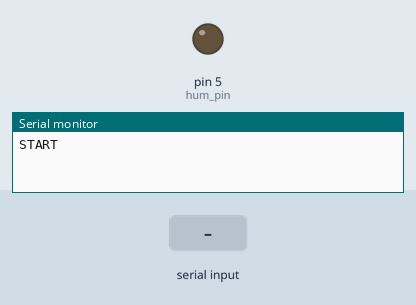
The sketch below on a simulated Arduino Uno, built with avr-gcc and run on an emulated ATmega328P. Shown: output pins drawn as LEDs (lit = HIGH), the last lines printed to the serial monitor. The inputs (shaded band) are chosen by the test bench.

Above: at 1.2 s.
1.3 s: "humid on\n" received over the second serial link
At 2.5 s:
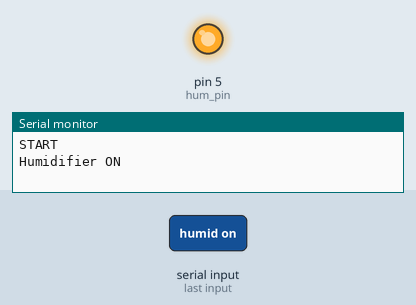
2.8 s: "humid off\n" received over the second serial link
At 3.7 s:
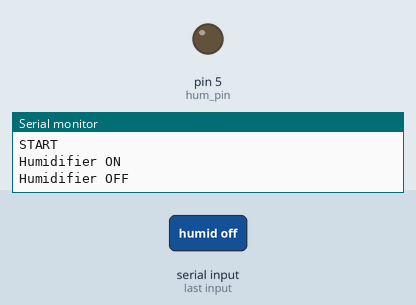
Timing chart, 0 to 5.8 s (numbered marks = the images above; inputs shaded):
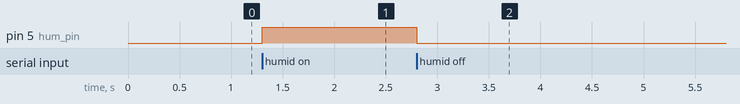

The sketch:

humidfier.ino
```cpp
// #include <SoftwareSerial.h>

// int Tx = 2;  //전송 보내는핀
// int Rx = 3;  //수신 받는핀

// int hum_pin = 5;

// SoftwareSerial BtSerial(Tx, Rx);

// void setup() {
//   // put your setup code here, to run once:
//   Serial.begin(9600);
//   BtSerial.begin(9600);
//   Serial.println("START");
//   pinMode(hum_pin, OUTPUT);
//   delay(2000);
// }

// void loop() {
//   // put your main code here, to run repeatedly:
//   if (BtSerial.available()) {
//     Serial.write(BtSerial.read());
//   }
//   if (Serial.available()) {
//     BtSerial.write(Serial.read());
//   }
//   digitalWrite(hum_pin, HIGH);
//   delay(3000);
//   digitalWrite(hum_pin, LOW);
//   delay(2000);
// }

#include <SoftwareSerial.h>

int Tx = 2;  // 블루투스 Tx
int Rx = 3;  // 블루투스 Rx

int hum_pin = 5;

SoftwareSerial BtSerial(Tx, Rx);

String inputString = "";    // 수신 문자열 저장용
bool humidOn = false;       // 가습기 상태

void setup() {
  Serial.begin(9600);
  BtSerial.begin(9600);
  Serial.println("START");
  pinMode(hum_pin, OUTPUT);
  digitalWrite(hum_pin, LOW);  // 초기에는 OFF
}

void loop() {
  // 블루투스로부터 문자열 수신
  while (BtSerial.available()) {
    char inChar = (char)BtSerial.read();
    inputString += inChar;

    // 줄바꿈 문자가 오면 명령 판단
    if (inChar == '\n') {
      inputString.trim(); // 앞뒤 공백 제거

      if (inputString == "humid on") {
        digitalWrite(hum_pin, HIGH);
        humidOn = true;
        Serial.println("Humidifier ON");
      } else if (inputString == "humid off") {
        digitalWrite(hum_pin, LOW);
        humidOn = false;
        Serial.println("Humidifier OFF");
      } else {
        Serial.println("Unknown command: " + inputString);
      }

      inputString = "";  // 문자열 초기화
    }
  }

  // PC -> 블루투스 전송 (필요하다면)
  if (Serial.available()) {
    BtSerial.write(Serial.read());
  }
}
```

Measured:
- after the input at 1.3 s, pin 5 (hum_pin): LOW → HIGH at once
- after the input at 2.8 s, pin 5 (hum_pin): HIGH → LOW at once
